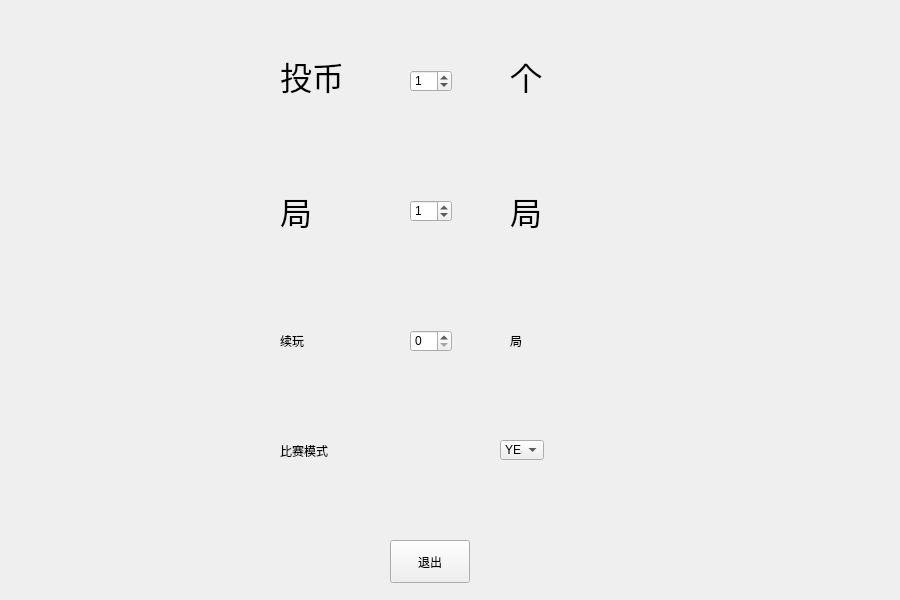
<?xml version="1.0" encoding="UTF-8"?>
<ui version="4.0">
 <class>toubiWidgetClass</class>
 <widget class="QWidget" name="toubiWidgetClass">
  <property name="geometry">
   <rect>
    <x>0</x>
    <y>0</y>
    <width>900</width>
    <height>600</height>
   </rect>
  </property>
  <property name="maximumSize">
   <size>
    <width>900</width>
    <height>600</height>
   </size>
  </property>
  <property name="windowTitle">
   <string>投币设定</string>
  </property>
  <property name="windowIcon">
   <iconset>
    <normaloff>pengle.ico</normaloff>pengle.ico</iconset>
  </property>
  <property name="layoutDirection">
   <enum>Qt::LeftToRight</enum>
  </property>
  <widget class="QPushButton" name="exitButton">
   <property name="geometry">
    <rect>
     <x>390</x>
     <y>540</y>
     <width>80</width>
     <height>43</height>
    </rect>
   </property>
   <property name="maximumSize">
    <size>
     <width>80</width>
     <height>43</height>
    </size>
   </property>
   <property name="styleSheet">
    <string notr="true">font: 24pt &quot;黑体&quot;;</string>
   </property>
   <property name="text">
    <string>退出</string>
   </property>
  </widget>
  <widget class="QWidget" name="widget" native="true">
   <property name="geometry">
    <rect>
     <x>270</x>
     <y>20</y>
     <width>311</width>
     <height>121</height>
    </rect>
   </property>
   <widget class="QLabel" name="label">
    <property name="geometry">
     <rect>
      <x>10</x>
      <y>20</y>
      <width>121</width>
      <height>71</height>
     </rect>
    </property>
    <property name="font">
     <font>
      <family>黑体</family>
      <pointsize>24</pointsize>
      <weight>50</weight>
      <italic>false</italic>
      <bold>false</bold>
     </font>
    </property>
    <property name="styleSheet">
     <string notr="true">font: 24pt &quot;黑体&quot;;</string>
    </property>
    <property name="text">
     <string>投币</string>
    </property>
   </widget>
   <widget class="QLabel" name="label_3">
    <property name="geometry">
     <rect>
      <x>240</x>
      <y>30</y>
      <width>51</width>
      <height>51</height>
     </rect>
    </property>
    <property name="font">
     <font>
      <family>黑体</family>
      <pointsize>24</pointsize>
      <weight>50</weight>
      <italic>false</italic>
      <bold>false</bold>
     </font>
    </property>
    <property name="styleSheet">
     <string notr="true">font: 24pt &quot;黑体&quot;;</string>
    </property>
    <property name="text">
     <string>个</string>
    </property>
   </widget>
   <widget class="QSpinBox" name="toubiBox">
    <property name="geometry">
     <rect>
      <x>140</x>
      <y>50</y>
      <width>42</width>
      <height>22</height>
     </rect>
    </property>
    <property name="value">
     <number>1</number>
    </property>
   </widget>
  </widget>
  <widget class="QWidget" name="widget_2" native="true">
   <property name="geometry">
    <rect>
     <x>270</x>
     <y>160</y>
     <width>321</width>
     <height>111</height>
    </rect>
   </property>
   <widget class="QLabel" name="label_2">
    <property name="geometry">
     <rect>
      <x>10</x>
      <y>20</y>
      <width>81</width>
      <height>61</height>
     </rect>
    </property>
    <property name="font">
     <font>
      <family>黑体</family>
      <pointsize>24</pointsize>
      <weight>50</weight>
      <italic>false</italic>
      <bold>false</bold>
     </font>
    </property>
    <property name="styleSheet">
     <string notr="true">font: 24pt &quot;黑体&quot;;</string>
    </property>
    <property name="text">
     <string>局</string>
    </property>
   </widget>
   <widget class="QSpinBox" name="juBox">
    <property name="geometry">
     <rect>
      <x>140</x>
      <y>40</y>
      <width>42</width>
      <height>22</height>
     </rect>
    </property>
    <property name="value">
     <number>1</number>
    </property>
   </widget>
   <widget class="QLabel" name="label_4">
    <property name="geometry">
     <rect>
      <x>240</x>
      <y>20</y>
      <width>81</width>
      <height>61</height>
     </rect>
    </property>
    <property name="font">
     <font>
      <family>黑体</family>
      <pointsize>24</pointsize>
      <weight>50</weight>
      <italic>false</italic>
      <bold>false</bold>
     </font>
    </property>
    <property name="styleSheet">
     <string notr="true">font: 24pt &quot;黑体&quot;;</string>
    </property>
    <property name="text">
     <string>局</string>
    </property>
   </widget>
  </widget>
  <widget class="QWidget" name="widget_3" native="true">
   <property name="geometry">
    <rect>
     <x>270</x>
     <y>290</y>
     <width>321</width>
     <height>101</height>
    </rect>
   </property>
   <widget class="QLabel" name="label_6">
    <property name="geometry">
     <rect>
      <x>10</x>
      <y>20</y>
      <width>111</width>
      <height>61</height>
     </rect>
    </property>
    <property name="styleSheet">
     <string notr="true">font: 24pt &quot;黑体&quot;;</string>
    </property>
    <property name="text">
     <string>续玩</string>
    </property>
   </widget>
   <widget class="QSpinBox" name="xuwanBox">
    <property name="geometry">
     <rect>
      <x>140</x>
      <y>40</y>
      <width>42</width>
      <height>22</height>
     </rect>
    </property>
    <property name="value">
     <number>0</number>
    </property>
   </widget>
   <widget class="QLabel" name="label_5">
    <property name="geometry">
     <rect>
      <x>240</x>
      <y>20</y>
      <width>81</width>
      <height>61</height>
     </rect>
    </property>
    <property name="styleSheet">
     <string notr="true">font: 24pt &quot;黑体&quot;;</string>
    </property>
    <property name="text">
     <string>局</string>
    </property>
   </widget>
  </widget>
  <widget class="QWidget" name="widget_4" native="true">
   <property name="geometry">
    <rect>
     <x>270</x>
     <y>410</y>
     <width>321</width>
     <height>91</height>
    </rect>
   </property>
   <widget class="QLabel" name="label_8">
    <property name="geometry">
     <rect>
      <x>10</x>
      <y>0</y>
      <width>191</width>
      <height>81</height>
     </rect>
    </property>
    <property name="styleSheet">
     <string notr="true">font: 24pt &quot;黑体&quot;;</string>
    </property>
    <property name="text">
     <string>比赛模式</string>
    </property>
   </widget>
   <widget class="QComboBox" name="comboBox">
    <property name="geometry">
     <rect>
      <x>230</x>
      <y>30</y>
      <width>44</width>
      <height>20</height>
     </rect>
    </property>
    <property name="maximumSize">
     <size>
      <width>44</width>
      <height>20</height>
     </size>
    </property>
    <item>
     <property name="text">
      <string>YES</string>
     </property>
    </item>
    <item>
     <property name="text">
      <string>NO</string>
     </property>
    </item>
   </widget>
  </widget>
 </widget>
 <layoutdefault spacing="6" margin="11"/>
 <resources/>
 <connections/>
</ui>
